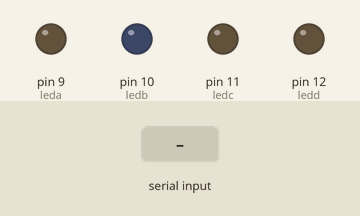
A sketch run on a simulated Arduino Uno, built with avr-gcc and run on an emulated ATmega328P. Parts: output pins drawn as LEDs (lit = HIGH). Inputs (shaded band) come from the test bench.

Above: at 1.2 s.
1.3 s: "a" received over Serial
At 2.5 s:
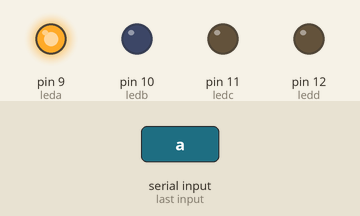
2.8 s: "b" received over Serial
At 3.9 s:
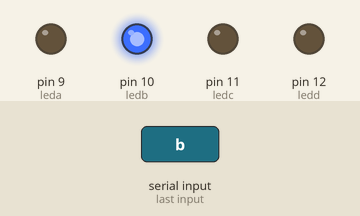
4.3 s: "c" received over Serial
At 5.0 s:
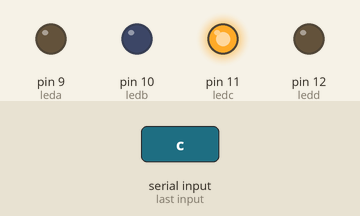
5.8 s: "d" received over Serial
At 6.2 s:
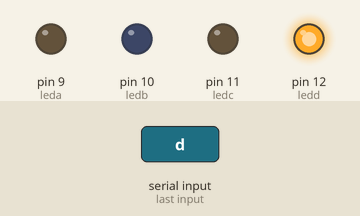
7.3 s: "f" received over Serial
At 8.5 s:
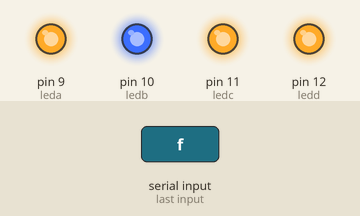
8.8 s: "e" received over Serial
At 9.6 s:
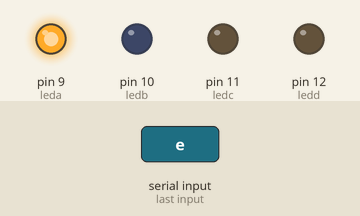
Timing chart, 0 to 11.3 s (numbered marks = the images above; inputs shaded):
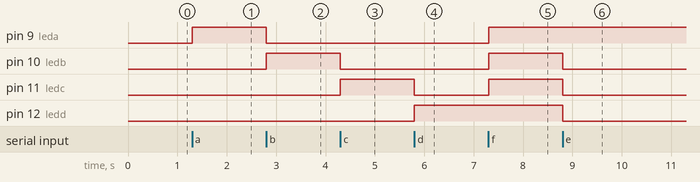

The sketch:

led.ino
```cpp
int leda=9;
int ledb=10;
int ledc=11;
int ledd=12;
int set=0;
void setup() {
  Serial.begin(9600);
  pinMode(leda,OUTPUT);
  pinMode(ledb,OUTPUT);
  pinMode(ledc,OUTPUT);
  pinMode(ledd,OUTPUT);
}

void loop() {
  set = Serial.read();
  if(set == 97){
    setlam(HIGH,LOW,LOW,LOW);
  }
  if(set == 98){
    setlam(LOW,HIGH,LOW,LOW);
  }
  if(set == 99){
    setlam(LOW,LOW,HIGH,LOW);
  }
  if(set == 100){
    setlam(LOW,LOW,LOW,HIGH);
  }
  if(set == 101){
    setlam(HIGH,LOW,LOW,LOW);
  }
  if(set == 102){
    setlam(HIGH,HIGH,HIGH,HIGH);
  }
}

void setlam(int one, int two, int three, int four){
  digitalWrite(leda,one);
  digitalWrite(ledb,two);
  digitalWrite(ledc,three);
  digitalWrite(ledd,four);
}
```

Measured:
- after the input at 1.3 s, pin 9 (leda): LOW → HIGH at once
- after the input at 2.8 s, pin 9 (leda): HIGH → LOW at once; pin 10 (ledb): LOW → HIGH at once
- after the input at 4.3 s, pin 10 (ledb): HIGH → LOW at once; pin 11 (ledc): LOW → HIGH at once
- after the input at 5.8 s, pin 11 (ledc): HIGH → LOW at once; pin 12 (ledd): LOW → HIGH at once
- after the input at 7.3 s, pin 9 (leda), pin 10 (ledb), pin 11 (ledc): LOW → HIGH at once
- after the input at 8.8 s, pin 10 (ledb), pin 11 (ledc), pin 12 (ledd): HIGH → LOW at once
